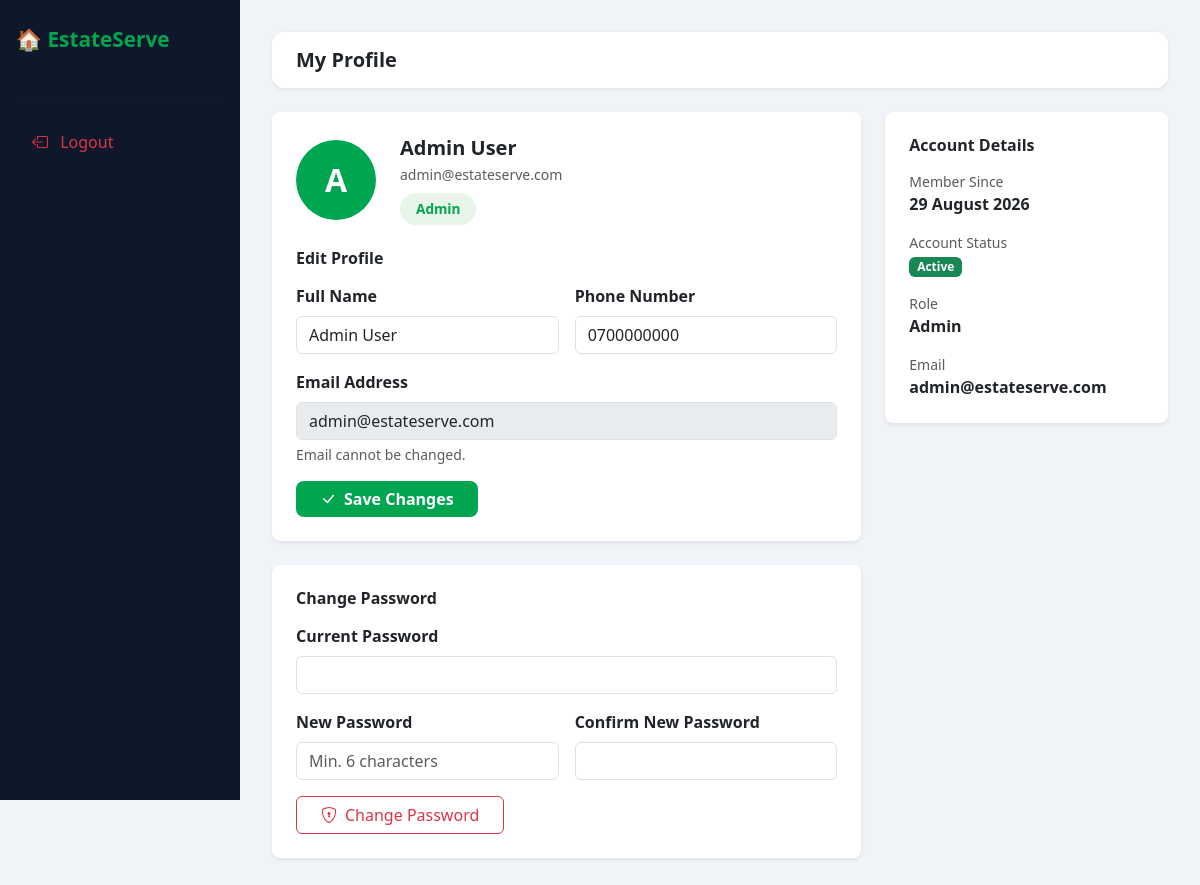
/delivery/profile.php (signed in), run on the app's committed database.
### tables this page shows
CREATE TABLE users (
    id         INT AUTO_INCREMENT PRIMARY KEY,
    full_name  VARCHAR(150) NOT NULL,
    email      VARCHAR(150) NOT NULL UNIQUE,
    phone      VARCHAR(30)  NOT NULL,
    password   VARCHAR(255) NOT NULL,
    role       ENUM('admin','resident','provider','delivery') NOT NULL,
    status     ENUM('active','inactive','pending') NOT NULL DEFAULT 'active',
    created_at TIMESTAMP NOT NULL DEFAULT CURRENT_TIMESTAMP
);

### delivery/profile.php (the view, shortened to what this page needs)
<?php
require_once '../includes/db.php';
$user_id = $_SESSION['user_id'];
$stmt = $pdo->prepare("SELECT * FROM users WHERE id = ?");
$stmt->execute([$user_id]);
$user = $stmt->fetch();
?>
<!DOCTYPE html>
<html lang="en">
<head>
  <link href="https://cdn.jsdelivr.net/npm/bootstrap@5.3.0/dist/css/bootstrap.min.css" rel="stylesheet">
  <link href="https://cdn.jsdelivr.net/npm/bootstrap-icons@1.10.5/font/bootstrap-icons.css" rel="stylesheet">
</head>
<body>
<div class="sidebar">
  <span class="brand">🏠 EstateServe</span>
  <nav class="nav flex-column">
    <hr style="border-color:#1e293b">
    <a href="../logout.php" class="nav-link text-danger"><i class="bi bi-box-arrow-left"></i> Logout</a>
  </nav>
</div>
<div class="main">
  <div class="topbar">
    <h5 class="mb-0 fw-bold">My Profile</h5>
  </div>
  <div class="row g-4">
    <div class="col-md-8">
      <div class="card border-0 shadow-sm rounded-3 mb-4">
        <div class="card-body p-4">
          <div class="d-flex align-items-center gap-4 mb-4">
            <div class="avatar-lg">
              <?= strtoupper(substr($user['full_name'], 0, 1)) ?>
            </div>
            <div>
              <h5 class="fw-bold mb-1"><?= htmlspecialchars($user['full_name']) ?></h5>
              <div class="text-muted small mb-2"><?= htmlspecialchars($user['email']) ?></div>
              <span class="role-badge"><?= ucfirst($user['role']) ?></span>
            </div>
          </div>
          <h6 class="fw-bold mb-3">Edit Profile</h6>
          <form method="POST">
            <div class="row g-3">
              <div class="col-md-6">
                <label class="form-label fw-semibold">Full Name</label>
                <input type="text" name="full_name" class="form-control"
                  value="<?= htmlspecialchars($user['full_name']) ?>" required>
              </div>
              <div class="col-md-6">
                <label class="form-label fw-semibold">Phone Number</label>
                <input type="text" name="phone" class="form-control"
                  value="<?= htmlspecialchars($user['phone']) ?>" required>
              </div>
              <div class="col-md-12">
                <label class="form-label fw-semibold">Email Address</label>
                <input type="email" class="form-control"
                  value="<?= htmlspecialchars($user['email']) ?>" disabled>
                <div class="form-text">Email cannot be changed.</div>
              </div>
              <div class="col-12">
                <button type="submit" class="btn btn-save text-white px-4">
                  <i class="bi bi-check-lg me-2"></i>Save Changes
                </button>
              </div>
            </div>
          </form>
        </div>
      </div>
      <div class="card border-0 shadow-sm rounded-3">
        <div class="card-body p-4">
          <h6 class="fw-bold mb-3">Change Password</h6>
          <form method="POST">
            <div class="row g-3">
              <div class="col-md-12">
                <label class="form-label fw-semibold">Current Password</label>
                <input type="password" name="current_password" class="form-control" required>
              </div>
              <div class="col-md-6">
                <label class="form-label fw-semibold">New Password</label>
                <input type="password" name="new_password" class="form-control"
                  placeholder="Min. 6 characters" required>
              </div>
              <div class="col-md-6">
                <label class="form-label fw-semibold">Confirm New Password</label>
                <input type="password" name="confirm_password" class="form-control" required>
              </div>
              <div class="col-12">
                <button type="submit" class="btn btn-outline-danger px-4">
                  <i class="bi bi-shield-lock me-2"></i>Change Password
                </button>
              </div>
            </div>
          </form>
        </div>
      </div>
    </div>
    <div class="col-md-4">
      <div class="card border-0 shadow-sm rounded-3">
        <div class="card-body p-4">
          <h6 class="fw-bold mb-3">Account Details</h6>
          <div class="mb-3">
            <div class="text-muted small">Member Since</div>
            <div class="fw-semibold"><?= date('d F Y', strtotime($user['created_at'])) ?></div>
          </div>
          <div class="mb-3">
            <div class="text-muted small">Account Status</div>
            <span class="badge bg-<?= $user['status'] === 'active' ? 'success' : 'warning' ?>">
              <?= ucfirst($user['status']) ?>
            </span>
          </div>
          <div class="mb-3">
            <div class="text-muted small">Role</div>
            <div class="fw-semibold"><?= ucfirst($user['role']) ?></div>
          </div>
          <div>
            <div class="text-muted small">Email</div>
            <div class="fw-semibold"><?= htmlspecialchars($user['email']) ?></div>
          </div>
        </div>
      </div>
    </div>
  </div>
</div>
</body>
</html>

### delivery/profile.php (style rules this page uses)
body { background: #f0f4f8; }
.sidebar { background: #0f172a; min-height: 100vh; width: 240px; position: fixed; top: 0; left: 0; padding: 1.5rem 1rem; }
.sidebar .brand { color: #00A550; font-weight: 700; font-size: 1.3rem; margin-bottom: 2rem; display: block; }
.sidebar .nav-link { color: #94a3b8; border-radius: 8px; padding: .6rem 1rem; margin-bottom: .2rem; }
.sidebar .nav-link i { margin-right: 8px; }
.main { margin-left: 240px; padding: 2rem; }
.topbar { background: #fff; border-radius: 12px; padding: 1rem 1.5rem; margin-bottom: 1.5rem; box-shadow: 0 1px 4px rgba(0,0,0,.08); }
.avatar-lg { width: 80px; height: 80px; border-radius: 50%; background: #00A550; color: #fff; display: flex; align-items: center; justify-content: center; font-size: 2rem; font-weight: 700; }
.btn-save { background: #00A550; border: none; font-weight: 600; border-radius: 8px; }
.role-badge { display: inline-block; padding: .35rem 1rem; border-radius: 99px; font-size: .85rem; font-weight: 600; background: #e8f5e9; color: #00A550; }

### data on the page
users: full_name "A", full_name "Admin User", email "admin@estateserve.com", role "Admin", phone "0700000000", created_at "29 August 2026", status "Active"
